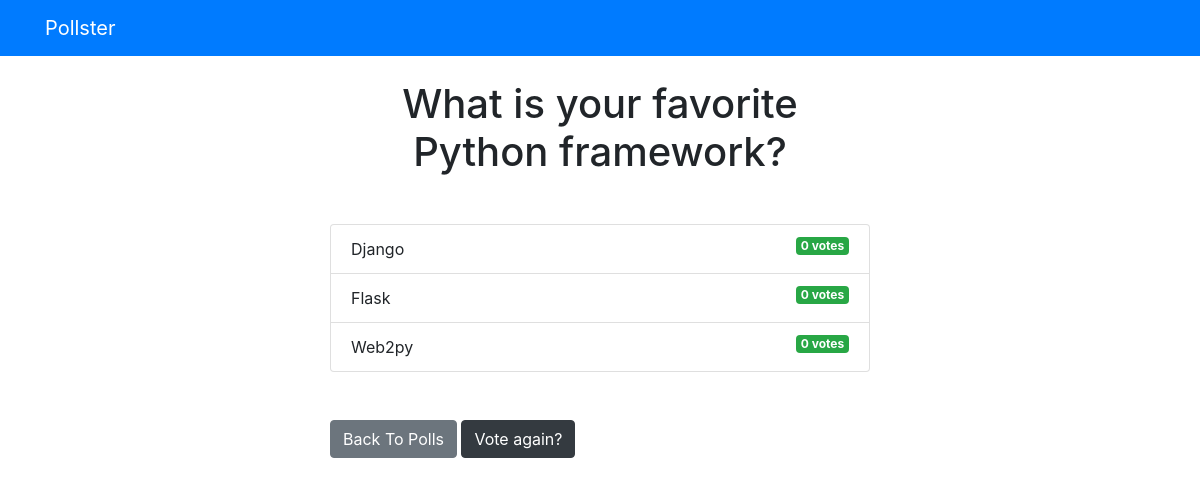
The app's page /polls/1/results/, older data.
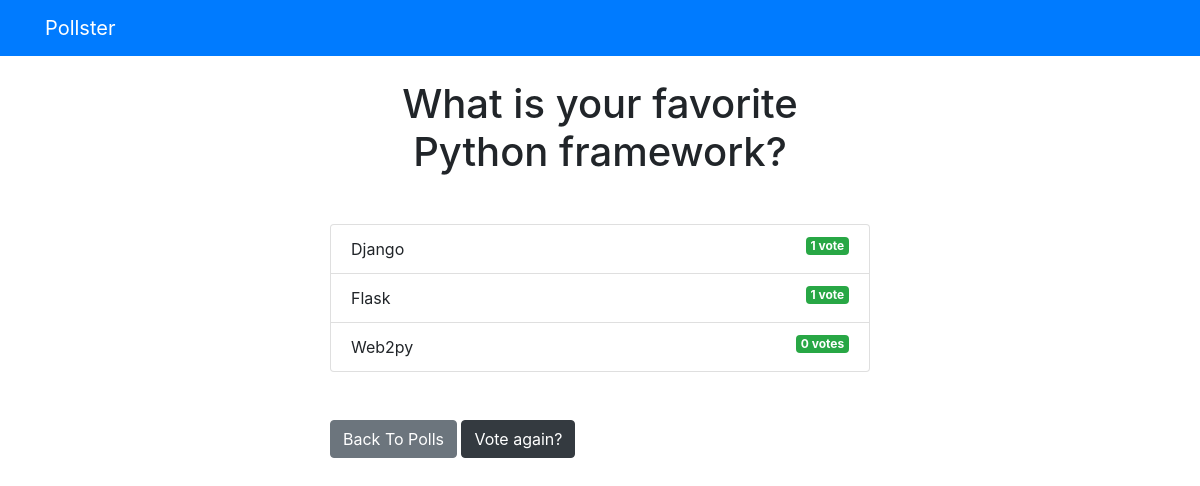
The same page, newer data.
### polls/models.py (models this page shows, shortened)
class Choice(models.Model):
    question = models.ForeignKey(Question, on_delete=models.CASCADE)
    choice_text = models.CharField(max_length=200)
    votes = models.IntegerField(default=0)

### polls/views.py (the view)
# urls.py: path('<int:question_id>/results/', views.results, name='results'),
def results(request, question_id):
    question = get_object_or_404(Question, pk=question_id)
    return render(request, 'polls/results.html', { 'question': question })

### templates/polls/results.html
{% extends 'base.html' %}
{% block content %}
<h1 class="text-center mb-5">{{ question.question_text }}</h1>
<ul class="list-group mb-5">
    {% for choice in question.choice_set.all %}
    <li class="list-group-item">
        {{ choice.choice_text }} <span class="badge badge-success float-right">
        {{ choice.votes }} vote{{ choice.votes | pluralize }}</span>
    </li>
    {% endfor %}
</ul>
<a name="" id="" class="btn btn-secondary" href="{% url 'polls:index' %}" role="button">Back To Polls</a>
<a name="" id="" class="btn btn-dark" href="{% url 'polls:detail' question.id %}" role="button">Vote again?</a>
{% endblock %}

Row changes from the older to the newer data that the page shows:
changed Choice "Django": votes "0" → "1"; votes|pluralize "s" → (not shown)
changed Choice "Flask": votes "0" → "1"; votes|pluralize "s" → (not shown)
